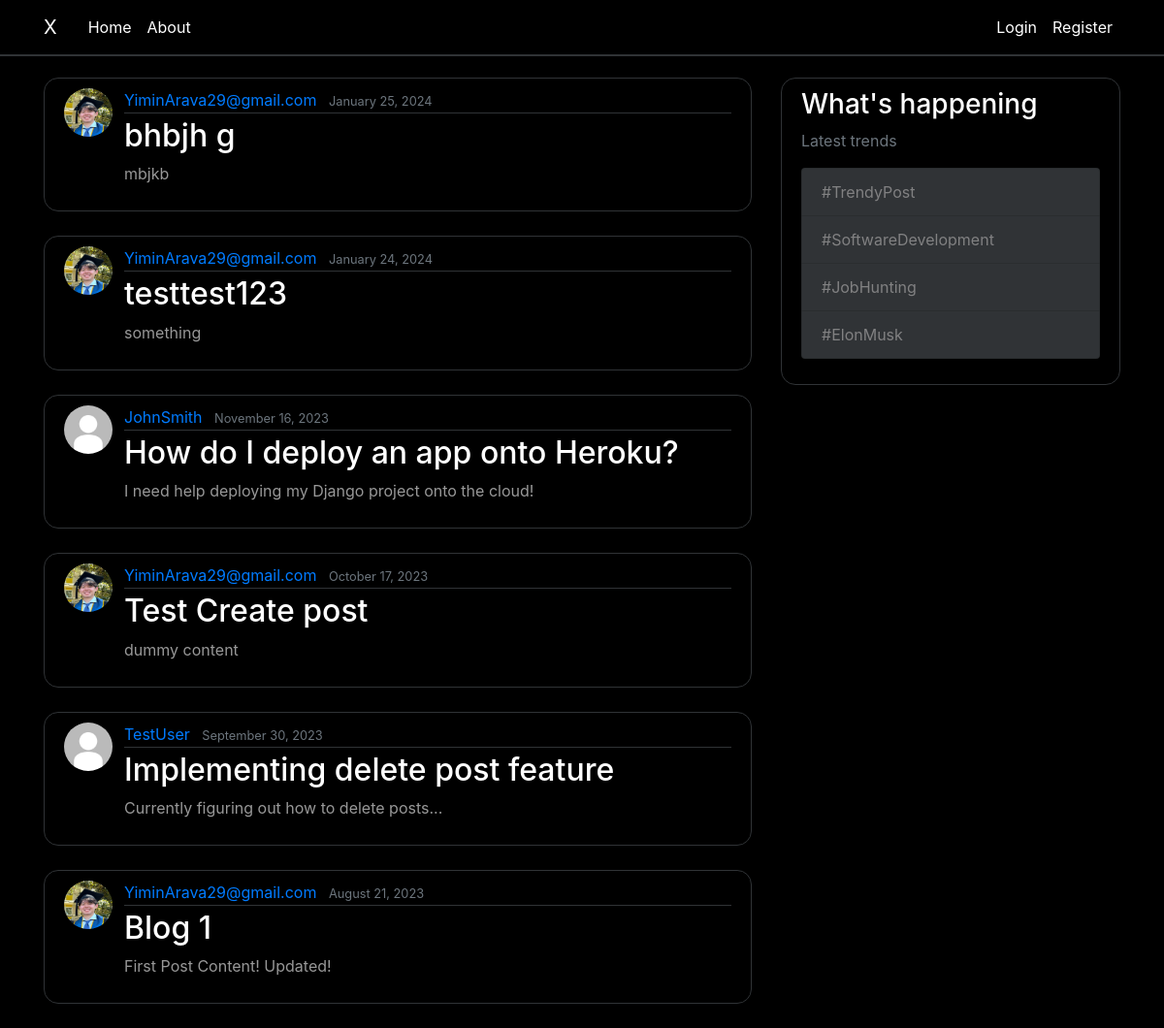
The page / on the database its author committed.
### blog/models.py (models this page shows, shortened)
class Post(models.Model):
    title = models.CharField(max_length = 100)
    content = models.TextField()
    date_posted = models.DateTimeField(default=timezone.now)
    author = models.ForeignKey(User, on_delete=models.CASCADE)

### users/models.py (models this page shows, shortened)
class Profile(models.Model):
    user = models.OneToOneField(User, on_delete=models.CASCADE)
    image =models.ImageField(default='default.jpg', upload_to='profile_pics')

### blog/views.py (the view)
# urls.py: path('', PostListView.as_view(), name='blog-home'),
class PostListView(ListView):
    model = Post
    template_name = 'blog/home.html'
    context_object_name = 'posts'
    ordering = ['-date_posted']

### blog/templates/blog/home.html
{% extends "blog/base.html" %}
{% block content %}
    {% for post in posts %}
        <article class="media content-section">
          <img class = "rounded-circle article-img" src ="{{ post.author.profile.image.url }}">
          <div class="media-body">
            <div class="article-metadata">
              <a class="mr-2" href="#">{{ post.author }}</a>
              <small class="text-muted">{{ post.date_posted|date:"F d, Y" }}</small>
            </div>
            <h2><a class="article-title" href="#">{{ post.title }}</a></h2>
            <p class="article-content">{{ post.content }}</p>
          </div>
        </article>
    {% endfor %}
{% endblock content %}

### blog/templates/blog/base.html (shortened to what this page needs)
{% load static %}
<!DOCTYPE html>
<html>
<head>
    <link rel="stylesheet" href="https://maxcdn.bootstrapcdn.com/bootstrap/4.0.0/css/bootstrap.min.css">
    <link rel="stylesheet" type="text/css" href="{% static 'blog/main.css' %}">
</head>
<body>
    <header class="site-header">
      <nav class="navbar navbar-expand-md navbar-dark just-black fixed-top">
        <div class="container">
          <a class="navbar-brand mr-4" href="{% url 'blog-home' %}">X</a>
          <div class="collapse navbar-collapse" id="navbarToggle">
            <div class="navbar-nav mr-auto">
              <a class="nav-item nav-link" href="{% url 'blog-home' %}">Home</a>
              <a class="nav-item nav-link" href="{% url 'blog-about' %}">About</a>
            </div>
            <div class="navbar-nav">
              {% if user.is_authenticated %}
              <a class="nav-item nav-link" href="{%url 'post-create' %}">Create Post</a>
              <a class="nav-item nav-link" href="{%url 'profile' %}">Profile</a>
              <a class="nav-item nav-link" href="{%url 'logout' %}">Logout</a>
              {% else %}
              <a class="nav-item nav-link" href="{%url 'login' %}">Login</a>
              <a class="nav-item nav-link" href="{%url 'register' %}">Register</a>
              {% endif %}
            </div>
          </div>
        </div>
      </nav>
    </header>
    <main role="main" class="container">
      <div class="row">
        <div class="col-md-8">
          {% block content %}{% endblock %}
        </div>
        <div class="col-md-4">
          <div class="content-section">
            <h3>What's happening</h3>
            <p class='text-muted'>Latest trends
              <ul class="list-group">
                <li class="list-group-item list-group-item-light">#TrendyPost</li>
                <li class="list-group-item list-group-item-light">#SoftwareDevelopment</li>
                <li class="list-group-item list-group-item-light">#JobHunting</li>
                <li class="list-group-item list-group-item-light">#ElonMusk</li>
              </ul>
            </p>
          </div>
        </div>
      </div>
    </main>
</body>
</html>

### blog/static/blog/main.css (style rules this page uses)
body { background: #000000; color: #fff; margin-top: 5rem; }
h1, h2, h3, h4, h5, h6 { color: #ffffff; }
ul { margin: 0; }
.just-black { background-color: #000000; border-bottom: 2px solid #303336; }
.site-header .navbar-nav .nav-link { color: #ffffff; }
.content-section { background: #000000; padding: 10px 20px; border: 1px solid #303336; border-radius: 15px; margin-bottom: 25px; }
.article-title { color: #ffffff; }
.article-content { white-space: pre-line; color: #ffffff98; }
.article-img { height: 50px; width: 50px; margin-right: 12px; }
.article-metadata { padding-bottom: 1px; margin-bottom: 4px; border-bottom: 1px solid #303336 }
.list-group-item-light { background-color: #303336; border-radius: 1px; }

### rows shown on the page
Post: author.profile.image (picture), author "YiminArava29@gmail.com", date_posted "January 25, 2024", title "bhbjh g", content "mbjkb"
Post: author.profile.image (picture), author "YiminArava29@gmail.com", date_posted "January 24, 2024", title "testtest123", content "something"
Post: author.profile.image (placeholder picture), author "JohnSmith", date_posted "November 16, 2023", title "How do I deploy an app onto Heroku?", content "I need help deploying my Django project onto the cloud!"
Post: author.profile.image (picture), author "YiminArava29@gmail.com", date_posted "October 17, 2023", title "Test Create post", content "dummy content"
Post: author.profile.image (placeholder picture), author "TestUser", date_posted "September 30, 2023", title "Implementing delete post feature", content "Currently figuring out how to delete posts..."
Post: author.profile.image (picture), author "YiminArava29@gmail.com", date_posted "August 21, 2023", title "Blog 1", content "First Post Content! Updated!"
